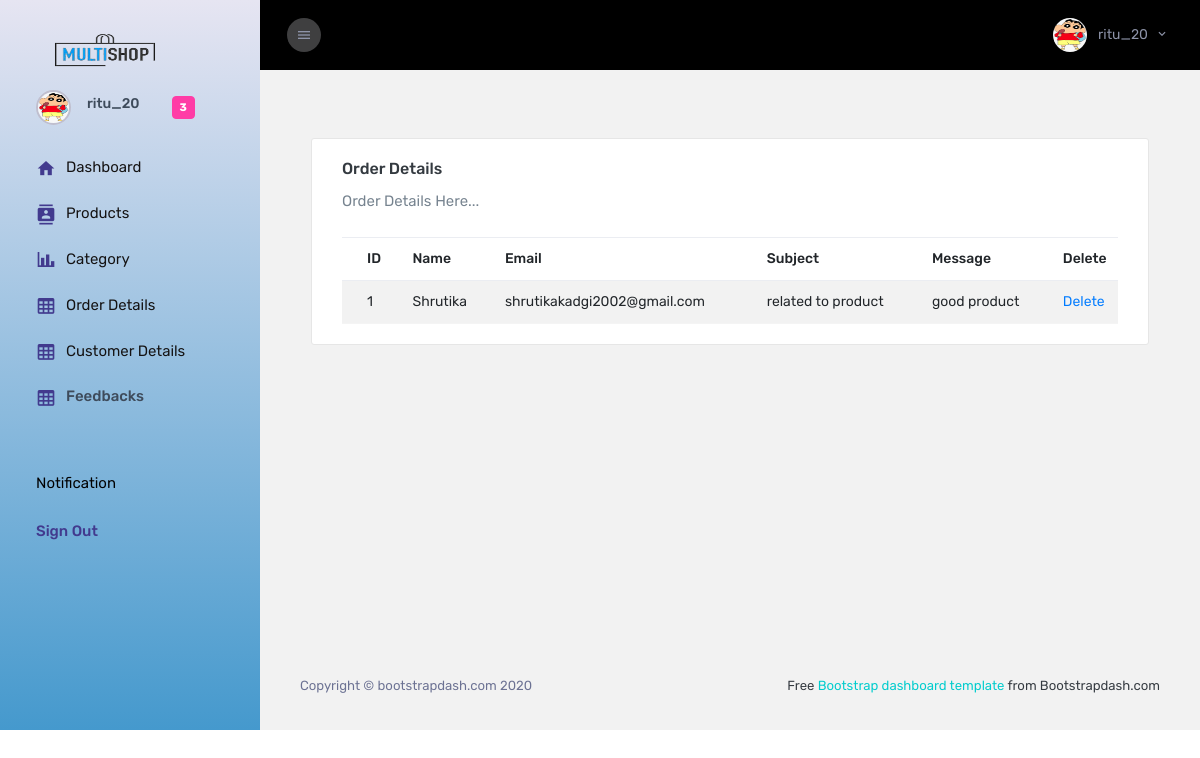
Screenshot of /multishop-1.0.0/backend/template/feedback.php (signed in) with the database file from the repository.
### tables this page shows
CREATE TABLE `admin_reg` (
  `id` int(11) NOT NULL,
  `username` varchar(256) NOT NULL,
  `email` varchar(256) NOT NULL,
  `password` varchar(256) NOT NULL,
  `img` varchar(256) NOT NULL
);

CREATE TABLE `contact` (
  `id` int(11) NOT NULL,
  `name` text NOT NULL,
  `email` varchar(256) NOT NULL,
  `subject` varchar(256) NOT NULL,
  `message` varchar(256) NOT NULL
);

### multishop-1.0.0/backend/template/feedback.php (the view, shortened to what this page needs)
<!DOCTYPE html>
<html lang="en">
  <head>
    <link rel="stylesheet" href="assets/vendors/mdi/css/materialdesignicons.min.css" />
    <link rel="stylesheet" href="assets/vendors/flag-icon-css/css/flag-icon.min.css" />
    <link rel="stylesheet" href="assets/vendors/css/vendor.bundle.base.css" />
    <link rel="stylesheet" href="assets/vendors/font-awesome/css/font-awesome.min.css" />
    <link rel="stylesheet" href="assets/vendors/bootstrap-datepicker/bootstrap-datepicker.min.css" />
    <link rel="stylesheet" href="assets/css/style.css" />
  </head>
  <body>
    <div class="container-scroller">
      <nav class="sidebar sidebar-offcanvas" id="sidebar">
        <div class="text-center sidebar-brand-wrapper d-flex align-items-center">
          <a class="sidebar-brand brand-logo" href="index.php"><img src="assets/images/logo.png" alt="logo" /></a>
        </div>
        <?php
              $con=mysqli_connect("localhost","root","","task");
              $email=$_SESSION['admin'];
              $sql="select * from admin_reg where email='$email'";
              $rs=mysqli_query($con,$sql);
              while($rw=mysqli_fetch_row($rs))
              {
                $username=$rw[1];
                $img=$rw[4];
              }
        ?>
        <ul class="nav">
          <li class="nav-item nav-profile">
            <a href="#" class="nav-link">
              <div class="nav-profile-image">
                <img src="assets/images/<?php echo $img;?>" alt="profile" />
              </div>
              <div class="nav-profile-text d-flex flex-column pr-3">
                <span class="font-weight-medium mb-2"><?php echo $username;?></span>
              </div>
              <span class="badge badge-danger text-white ml-3 rounded">3</span>
            </a>
          </li>
          <li class="nav-item">
            <a class="nav-link" href="index.php">
              <i class="mdi mdi-home menu-icon"></i>
              <span class="menu-title">Dashboard</span>
            </a>
          </li>
          <li class="nav-item">
            <a class="nav-link" href="pages/icons/mdi.php">
              <i class="mdi mdi-contacts menu-icon"></i>
              <span class="menu-title">Products</span>
            </a>
          </li>
          <li class="nav-item">
            <a class="nav-link" href="pages/charts/chartjs.php">
              <i class="mdi mdi-chart-bar menu-icon"></i>
              <span class="menu-title">Category</span>
            </a>
          </li>
          <li class="nav-item">
            <a class="nav-link" href="order_detail.php">
              <i class="mdi mdi-table-large menu-icon"></i>
              <span class="menu-title">Order Details</span>
            </a>
          </li>
          <li class="nav-item">
            <a class="nav-link" href="customer_detail.php">
              <i class="mdi mdi-table-large menu-icon"></i>
              <span class="menu-title">Customer Details</span>
            </a>
          </li>
          <li class="nav-item">
            <a class="nav-link" href="feedback.php">
              <i class="mdi mdi-table-large menu-icon"></i>
              <span class="menu-title">Feedbacks</span>
            </a>
          </li>
          <li class="nav-item sidebar-actions">
            <div class="nav-link">
              <div class="mt-4">
                <div class="border-none">
                  <p class="text-black">Notification</p>
                </div>
                <ul class="mt-4 pl-0">
                  <li>Sign Out</li>
                </ul>
              </div>
            </div>
          </li>
        </ul>
      </nav>
      <div class="container-fluid page-body-wrapper">
        <nav class="navbar col-lg-12 col-12 p-lg-0 fixed-top d-flex flex-row">
          <div class="navbar-menu-wrapper d-flex align-items-stretch justify-content-between">
            <button class="navbar-toggler navbar-toggler align-self-center mr-2" type="button" data-toggle="minimize">
              <i class="mdi mdi-menu"></i>
            </button>
            <ul class="navbar-nav navbar-nav-right ml-lg-auto">
              <li class="nav-item nav-profile dropdown border-0">
                <a class="nav-link dropdown-toggle" id="profileDropdown" href="#" data-toggle="dropdown">
                  <img class="nav-profile-img mr-2" alt="" src="assets/images/<?php echo $img;?>" />
                  <span class="profile-name"><?php echo $username;?></span>
                </a>
              </li>
            </ul>
          </div>
        </nav>
        <div class="main-panel">
          <div class="content-wrapper pb-0">
            <div class="row">
              <div class="col-lg-12 grid-margin">
                <div class="col-lg-12 grid-margin stretch-card">
                <div class="card">
                  <div class="card-body">
                    <h4 class="card-title">Order  Details</h4>
                    <p class="card-description">Order Details Here...
                    </p>
                    <div class="table-responsive">
                      <table class="table table-striped">
                        <thead>
                          <tr>
                            <th>ID</th>
                            <th>Name</th>
                            <th>Email</th>
                            <th>Subject</th>
                            <th>Message</th>
                            <th>Delete</th>
                          </tr>
                        </thead>
                        <tbody>
                          <?php
                            $con=mysqli_connect("localhost","root","","task");
                            $sql1="select * from contact";
                            $rs1=mysqli_query($con,$sql1);
                            while($rw1=mysqli_fetch_row($rs1))
                            {
                              echo "<tr>";
                              echo "<td>$rw1[0]</td>";
                              echo "<td>$rw1[1]</td>";
                              echo "<td>$rw1[2]</td>";
                              echo "<td>$rw1[3]</td>";
                              echo "<td>$rw1[4]</td>";
                              echo "<td><a href='pdelete.php?id=$rw1[0]'>Delete</a></td>";
                              echo "</tr>";
                            }
                          ?>
                        </tbody>
                      </table>
                    </div>
                  </div>
                </div>
                </div>
              </div>
            </div>
            <div class="row">
            </div>
          </div>
          <footer class="footer">
            <div class="d-sm-flex justify-content-center justify-content-sm-between">
              <span class="text-muted d-block text-center text-sm-left d-sm-inline-block">Copyright © bootstrapdash.com 2020</span>
              <span class="float-none float-sm-right d-block mt-1 mt-sm-0 text-center"> Free <a href="https://www.bootstrapdash.com/" target="_blank">Bootstrap dashboard template</a> from Bootstrapdash.com</span>
            </div>
          </footer>
        </div>
      </div>
    </div>
  </body>
</html>

### rows the page displays
admin_reg: img (picture), username "ritu_20"
contact: id "1", name "Shrutika", email "shrutikakadgi2002@gmail.com", subject "related to product", message "good product"
